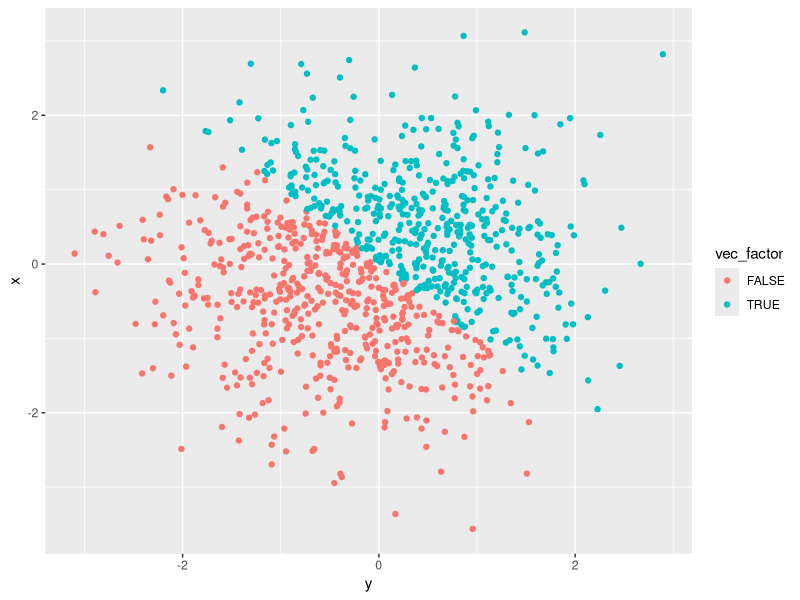

This chart was generated by the following R code:
## ---- chunk 1
knitr::opts_chunk$set(echo = TRUE)

library(tidyverse)
## ---- chunk 2
Problem1_df = tibble(
  x = runif(10, min=0, max=5), 
  vec_numeric = c(x>2),
  vec_char = c("Giraffe", "Elephant", "Lion", "Wolf", "Dolphin", "Ant", "Dog", 
               "Tiger", "Bird", "Fish" ),
  vec_logical = c(TRUE, TRUE, FALSE, FALSE, FALSE, TRUE, FALSE, FALSE, TRUE, 
                  FALSE),
  vec_factor = factor(c("African descent", "White", "Asian", "Native American", 
                        "Virgin Islander", "St. Thomian", "St. Johnian", "Crucian", 
                        "Floridian", "Atlantian"))
  )
## ---- chunk 3
# Taking the mean of x variable

mean(Problem1_df$x)
## ---- chunk 4
# Taking the mean of vec_numeric

mean(Problem1_df$vec_numeric)
## ---- chunk 5
# Taking the mean of vec_char

mean(Problem1_df$vec_char)
## ---- chunk 6
# Taking the mean of vec_logical

mean(Problem1_df$vec_logical)
## ---- chunk 7
# Taking the mean of vec_factor

mean(Problem1_df$vec_factor)
## ---- chunk 8
## 1st code chunk
# Using the as.numeric function to the logical, character and factor vectors.

as.numeric(Problem1_df$vec_logical)

as.numeric(Problem1_df$vec_char)

as.numeric(Problem1_df$vec_factor)
## ---- chunk 9
# 2nd code chunk
# Converting character variable from character to factor to numeric

## Created a new variable named 'Factor' that is the end product of converting
# the character vector to the factor vector.
Factor = as.factor(Problem1_df$vec_char)

#Converted the Factor variable to a numeric vector.
as.numeric(Factor)


## Converting factor variable from factor to character to numeric

Character = as.character(Problem1_df$vec_factor)

as.numeric(Character)
## ---- chunk 10
x = rnorm(1000)
y = rnorm(1000)
vec_logical = c(x + y > 0)

Problem2_df = tibble(
  x,
  y,
  vec_logical)

# Converted logical vector to a numeric vector.
vec_numeric = as.numeric(Problem2_df$vec_logical)

# Converted logical vector to a factor vector.
vec_factor = as.factor(Problem2_df$vec_logical)

dim(Problem2_df)

mean(x)

median(x)

mean(Problem2_df$vec_logical)
## ---- chunk 11
# Making scatter plots for logical, numeric and factor vectors, respectively.

Plot_1 = ggplot(Problem2_df, aes(x = y, y = x)) + geom_point(aes(color = vec_logical))

# The blue data points on the scatterplot represent the values which are TRUE.
# The pink data points represent those values that are FALSE.


Plot_2 = ggplot(Problem2_df, aes(x = y, y = x)) + geom_point(aes(color = vec_numeric))

# The blue data points represent values numeric values equal to 1.00.
# The black data points represent numeric values that are equal to 0.00. 

Plot_3 = ggplot(Problem2_df, aes(x = y, y = x)) + geom_point(aes(color = vec_factor))

# The blue data points represent factor variables that are TRUE.
# The blue data points relect factor variables that are FALSE.
## ---- chunk 12
# Exporting Plot_1 as a .pdf, to the folder in project directory.

ggsave("Plot_1.pdf", path = "./P8105_HW1_BJL2150_files")
